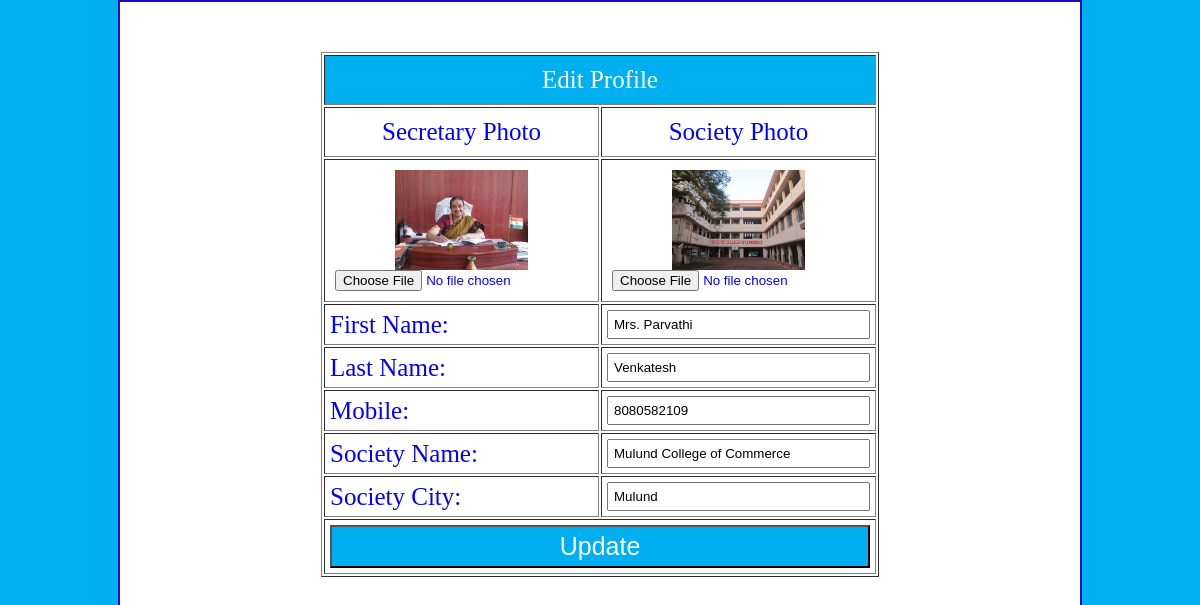
The app's page /editsecretary.php (signed in) with its own data.
### tables this page shows
CREATE TABLE `secretary` (
  `secretaryid` int(11) NOT NULL,
  `societyUID` text NOT NULL,
  `firstName` text NOT NULL,
  `lastName` text NOT NULL,
  `email` text NOT NULL,
  `password` text NOT NULL,
  `mobile` text NOT NULL,
  `registrationDate` date NOT NULL,
  `secretaryImage` text NOT NULL
);

CREATE TABLE `society` (
  `societyid` int(11) NOT NULL,
  `societyUID` text NOT NULL,
  `name` text NOT NULL,
  `address` text NOT NULL,
  `societyImage` text NOT NULL
);

### Components/Texts/Functions/functions.php (the view, shortened to what this page needs)
<?php
	$con = mysqli_connect("localhost","root","","societypro") or die("Error in Connection: " . mysqli_connect_error());
	function editSecretary(){
		global $con;
		$secretary = $_SESSION['email'];
		$get_secretary = "SELECT * FROM secretary WHERE email = '$secretary'";
		$run_secretary = mysqli_query($con, $get_secretary);
		$result = mysqli_fetch_array($run_secretary);
		$secretaryImage = $result['secretaryImage'];
		$firstName = $result['firstName'];
		$lastName = $result['lastName'];
		$mobile = $result['mobile'];
		$get_society = "SELECT * FROM society WHERE societyUID = (SELECT societyUID FROM secretary WHERE email = '$secretary')";
		$run_society = mysqli_query($con, $get_society);
		$result = mysqli_fetch_array($run_society);
		$societyImage = $result['societyImage'];
		$societyName = $result['name'];
		$address = $result['address'];
		echo "
				<table border='1' style='color:blue;font-size:25px;margin-top:45px;margin:0 auto;margin-top:50px;'>
				<form method='post' action='' enctype='multipart/form-data'>
					<tr>
						<td colspan='2' style='color:white;text-align:center;padding:10px;background-color:#00AFF0;'>Edit Profile</td>
					</tr>
					<tr>
						<td style='text-align:center;padding:10px;'>Secretary Photo</td>
						<td style='text-align:center;padding:10px;'>Society Photo</td>
					</tr>
					<tr>
						<td style='text-align:center;padding:10px;'>
							<img src='Components/Images/Secretary/$secretaryImage' height='100' weight='100'/><br />
							<input type='file' name='secretaryImage' />
						</td>
						<td style='text-align:center;padding:10px;'>
							<img src='Components/Images/Society/$societyImage' height='100' weight='100'/><br />
							<input type='file' name='societyImage' />
						</td>
					</tr>
					<tr>
						<td style='padding:5px;'>First Name:</td>
						<td style='padding:5px;'><input type='text' name='firstName' value='$firstName' required style='padding:5px;width:100%;'/></td>
					</tr>
					<tr>
						<td style='padding:5px;'>Last Name:</td>
						<td style='padding:5px;'><input type='text' name='lastName' value='$lastName' required style='padding:5px;width:100%;'/></td>
					</tr>
					<tr>
						<td style='padding:5px;'>Mobile:</td>
						<td style='padding:5px;'><input type='text' name='mobile' value='$mobile' required style='padding:5px;width:100%;'/></td>
					</tr>
					<tr>
						<td style='padding:5px;'>Society Name:</td>
						<td style='padding:5px;'><input type='text' name='societyName' value='$societyName' required style='padding:5px;width:100%;'/></td>
					</tr>
					<tr>
						<td style='padding:5px;'>Society City:</td>
						<td style='padding:5px;'><input type='text' name='address' value='$address' required style='padding:5px;width:100%;' /></td>
					</tr>
					<tr>
						<td colspan='2' style='padding:5px;text-align:center;'>
							<input type='submit' name='updateSecretary'  value='Update'style='padding:5px;width:100%;background-color:#00AFF0;font-size:25px;color:white;' />
						</td>
					</tr>
					</form>
				</table>
			 ";
	}
?>

### Components/Texts/css/editsecretary_styles.css (style rules this page uses)
* { margin:0px; padding:0px; }
body { background:#00AFF0; }

### records on screen
secretary: secretaryImage (picture), firstName "Mrs. Parvathi", lastName "Venkatesh", mobile "8080582109"
society: societyImage (picture), societyName "Mulund College of Commerce", address "Mulund"
